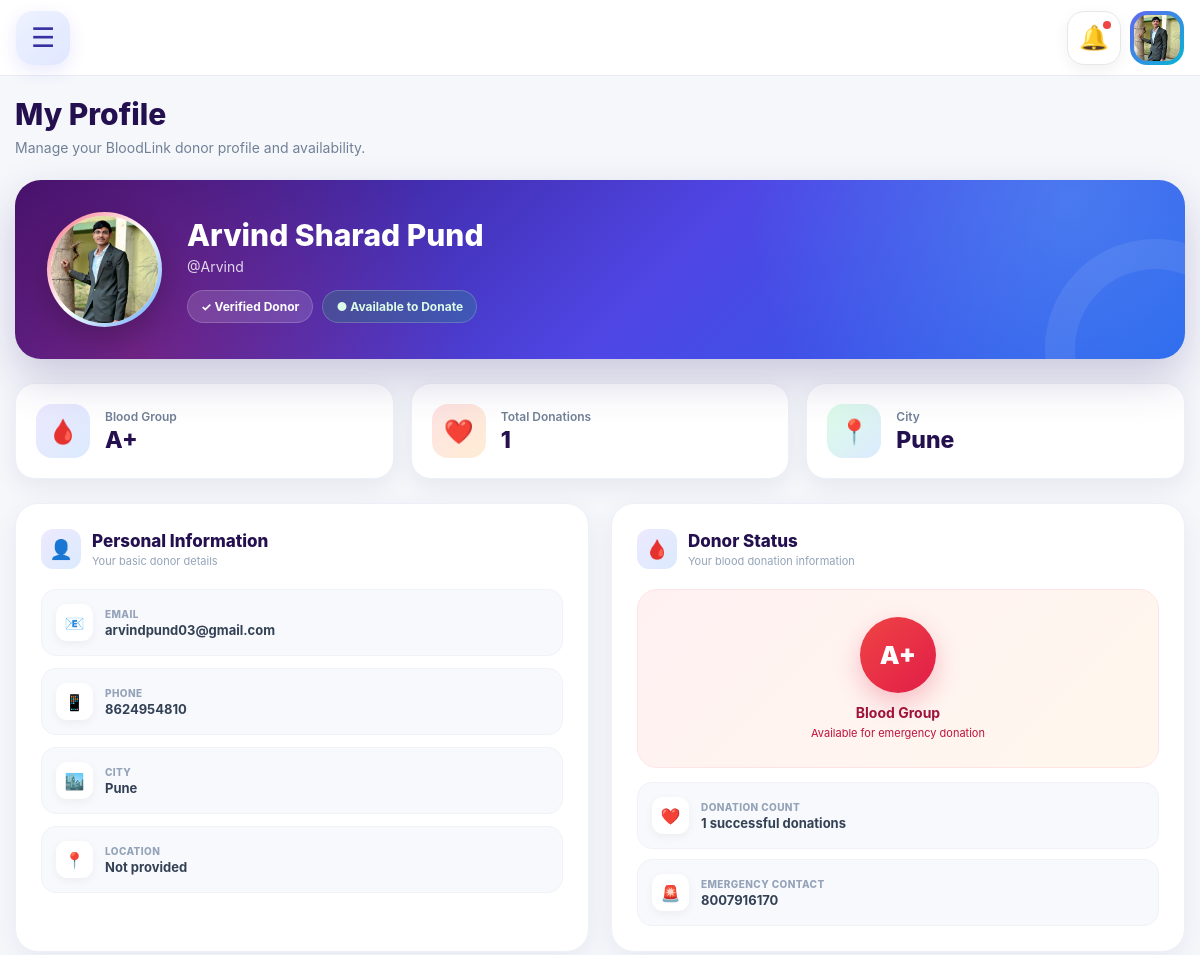
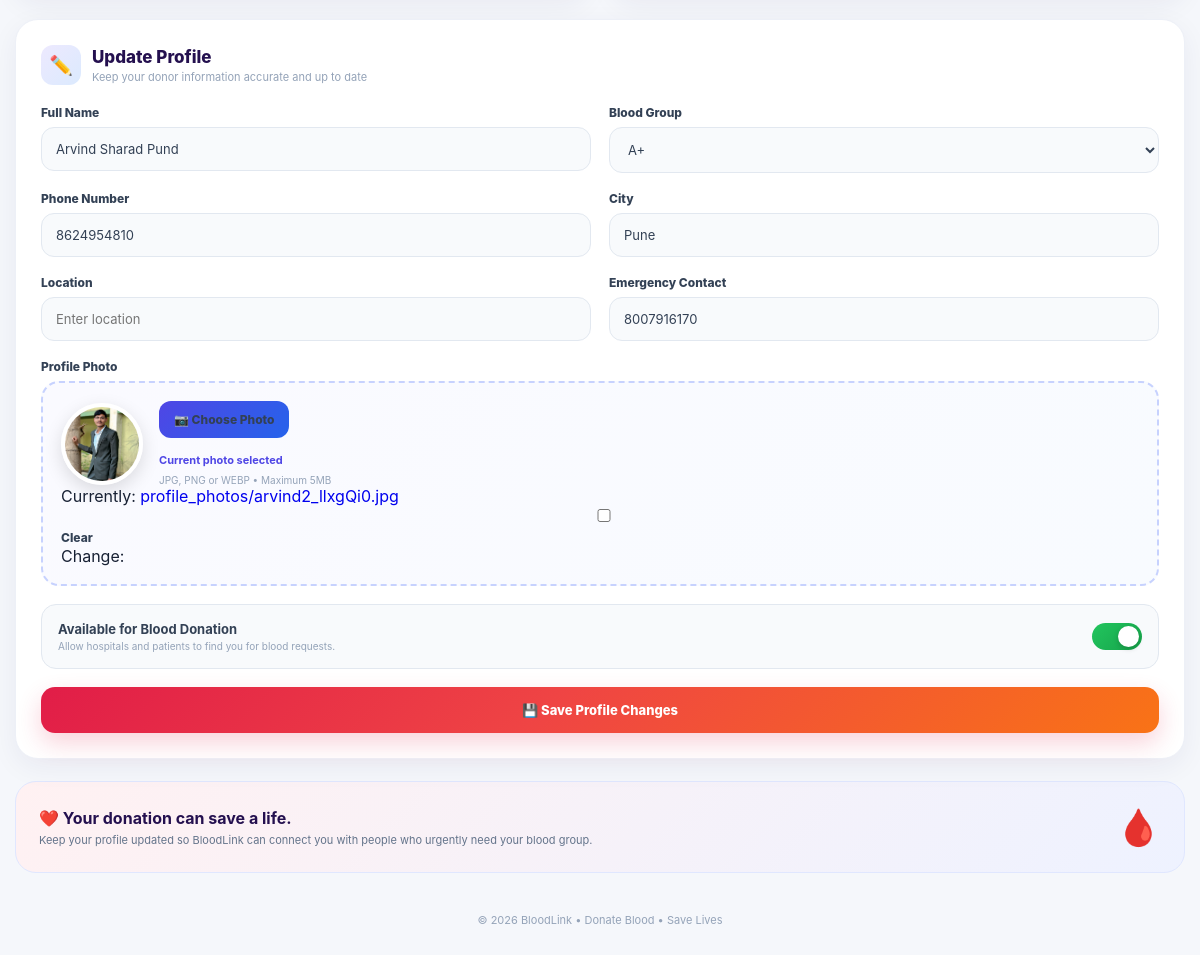
Screenshot of /profile/ (signed in) with the database file from the repository (2 pictures, top to bottom).
### accounts/models.py (models this page shows, shortened)
class UserProfile(models.Model):
    user = models.OneToOneField(
        User,
        on_delete=models.CASCADE
    )
    full_name = models.CharField(
        max_length=100
    )
    blood_group = models.CharField(
        max_length=10
    )
    phone = models.CharField(
        max_length=15
    )
    city = models.CharField(
        max_length=100
    )
    photo = models.ImageField(
        upload_to="profile_photos/",
        blank=True,
        null=True
    )
    emergency_contact = models.CharField(
        max_length=15,
        blank=True
    )
    is_available = models.BooleanField(
        default=True
    )
    location = models.CharField(
        max_length=255,
        blank=True
    )
    donation_count = models.PositiveIntegerField(
        default=0
    )

### accounts/views.py (the view)
# urls.py: path("profile/", views.profile, name="profile"),
@login_required
def profile(request):
    profile_obj, created = UserProfile.objects.get_or_create(
        user=request.user
    )
    if request.method == "POST":
        form = UserProfileForm(
            request.POST,
            request.FILES,
            instance=profile_obj
        )
        if form.is_valid():
            form.save()
            messages.success(
                request,
                "Profile updated successfully!"
            )
            return redirect("profile")
    else:
        form = UserProfileForm(
            instance=profile_obj
        )
    return render(
        request,
        "accounts/profile.html",
        {
            "form": form
        }
    )

### templates/accounts/profile.html (shortened to what this page needs)
{% extends "base.html" %}
{% block content %}
<div class="profile-page">
    <div class="profile-heading">
        <h1>My Profile</h1>
        <p>Manage your BloodLink donor profile and availability.</p>
    </div>
    <section class="profile-hero">
        <div class="hero-content">
            <div class="avatar-wrapper">
                {% if request.user.userprofile.photo %}
                    <img
                        src="{{ request.user.userprofile.photo.url }}"
                        alt="Profile Photo"
                    >
                {% else %}
                    <div class="avatar-placeholder">
                        {{ request.user.first_name|default:request.user.username|first|upper }}
                    </div>
                {% endif %}
            </div>
            <div class="hero-info">
                <h2>
                    {% if request.user.userprofile.full_name %}
                        {{ request.user.userprofile.full_name }}
                    {% else %}
                        {{ request.user.username }}
                    {% endif %}
                </h2>
                <div class="username">
                    @{{ request.user.username }}
                </div>
                <div class="hero-badges">
                    <span class="hero-badge">
                        ✓ Verified Donor
                    </span>
                    {% if request.user.userprofile.is_available %}
                        <span class="hero-badge available">
                            ● Available to Donate
                        </span>
                    {% else %}
                        <span class="hero-badge unavailable">
                            ● Currently Unavailable
                        </span>
                    {% endif %}
                </div>
            </div>
        </div>
    </section>
    <div class="stats-grid">
        <div class="stat-card">
            <div class="stat-icon">🩸</div>
            <div>
                <div class="stat-label">Blood Group</div>
                <div class="stat-value">
                    {{ request.user.userprofile.blood_group|default:"—" }}
                </div>
            </div>
        </div>
        <div class="stat-card">
            <div class="stat-icon">❤️</div>
            <div>
                <div class="stat-label">Total Donations</div>
                <div class="stat-value">
                    {{ request.user.userprofile.donation_count|default:"0" }}
                </div>
            </div>
        </div>
        <div class="stat-card">
            <div class="stat-icon">📍</div>
            <div>
                <div class="stat-label">City</div>
                <div class="stat-value">
                    {{ request.user.userprofile.city|default:"Not Set" }}
                </div>
            </div>
        </div>
    </div>
    <div class="profile-grid">
        <div class="profile-card">
            <div class="card-title">
                <div class="card-title-icon">👤</div>
                <div>
                    <h3>Personal Information</h3>
                    <p>Your basic donor details</p>
                </div>
            </div>
            <div class="info-list">
                <div class="info-row">
                    <div class="info-icon">📧</div>
                    <div>
                        <div class="info-label">Email</div>
                        <div class="info-value">
                            {{ request.user.email|default:"Not provided" }}
                        </div>
                    </div>
                </div>
                <div class="info-row">
                    <div class="info-icon">📱</div>
                    <div>
                        <div class="info-label">Phone</div>
                        <div class="info-value">
                            {{ request.user.userprofile.phone|default:"Not provided" }}
                        </div>
                    </div>
                </div>
                <div class="info-row">
                    <div class="info-icon">🏙️</div>
                    <div>
                        <div class="info-label">City</div>
                        <div class="info-value">
                            {{ request.user.userprofile.city|default:"Not provided" }}
                        </div>
                    </div>
                </div>
                <div class="info-row">
                    <div class="info-icon">📍</div>
                    <div>
                        <div class="info-label">Location</div>
                        <div class="info-value">
                            {{ request.user.userprofile.location|default:"Not provided" }}
                        </div>
                    </div>
                </div>
            </div>
        </div>
        <div class="profile-card">
            <div class="card-title">
                <div class="card-title-icon">🩸</div>
                <div>
                    <h3>Donor Status</h3>
                    <p>Your blood donation information</p>
                </div>
            </div>
            <div class="blood-box">
                <div class="blood-drop">
                    {{ request.user.userprofile.blood_group|default:"?" }}
                </div>
                <h4>Blood Group</h4>
                <p>
                    {% if request.user.userprofile.is_available %}
                        Available for emergency donation
                    {% else %}
                        Currently not available
                    {% endif %}
                </p>
            </div>
            <div style="height:14px;"></div>
            <div class="info-row">
                <div class="info-icon">❤️</div>
                <div>
                    <div class="info-label">
                        Donation Count
                    </div>
                    <div class="info-value">
                        {{ request.user.userprofile.donation_count|default:"0" }}
                        successful donations
                    </div>
                </div>
            </div>
            <div style="height:10px;"></div>
            <div class="info-row">
                <div class="info-icon">🚨</div>
                <div>
                    <div class="info-label">
                        Emergency Contact
                    </div>
                    <div class="info-value">
                        {{ request.user.userprofile.emergency_contact|default:"Not provided" }}
                    </div>
                </div>
            </div>
        </div>
        <div class="profile-card full">
            <div class="card-title">
                <div class="card-title-icon">✏️</div>
                <div>
                    <h3>Update Profile</h3>
                    <p>
                        Keep your donor information accurate and up to date
                    </p>
                </div>
            </div>
            <form
                method="POST"
                enctype="multipart/form-data"
                id="profileForm"
            >
                <div class="form-grid">
                    <div class="form-group">
                        <label for="{{ form.full_name.id_for_label }}">
                            Full Name
                        </label>
                        {{ form.full_name }}
                    </div>
                    <div class="form-group">
                        <label for="{{ form.blood_group.id_for_label }}">
                            Blood Group
                        </label>
                        {{ form.blood_group }}
                    </div>
                    <div class="form-group">
                        <label for="{{ form.phone.id_for_label }}">
                            Phone Number
                        </label>
                        {{ form.phone }}
                    </div>
                    <div class="form-group">
                        <label for="{{ form.city.id_for_label }}">
                            City
                        </label>
                        {{ form.city }}
                    </div>
                    <div class="form-group">
                        <label for="{{ form.location.id_for_label }}">
                            Location
                        </label>
                        {{ form.location }}
                    </div>
                    <div class="form-group">
                        <label for="{{ form.emergency_contact.id_for_label }}">
                            Emergency Contact
                        </label>
                        {{ form.emergency_contact }}
                    </div>
                    <div class="form-group full-width">
                        <label>
                            Profile Photo
                        </label>
                        <div class="photo-upload">
                            <div class="photo-preview-area">
                                {% if request.user.userprofile.photo %}
                                    <img
                                        id="photoPreview"
                                        src="{{ request.user.userprofile.photo.url }}"
                                        alt="Profile Preview"
                                    >
                                {% endif %}
                                <div class="photo-actions">
                                    <label
                                        for="{{ form.photo.id_for_label }}"
                                        class="choose-photo"
                                    >
                                        📷 Choose Photo
                                    </label>
                                    <div
                                        id="fileName"
                                        class="file-name"
                                    >
                                        {% if request.user.userprofile.photo %}
                                            Current photo selected
                                        {% else %}
                                            No photo selected
                                        {% endif %}
                                    </div>
                                    <div class="photo-note">
                                        JPG, PNG or WEBP • Maximum 5MB
                                    </div>
                                </div>
                            </div>
                            {{ form.photo }}
                        </div>
                    </div>
                    <div class="availability-box">
                        <div class="availability-text">
                            <strong>
                                Available for Blood Donation
                            </strong>
                            <span>
                                Allow hospitals and patients to find you
                                for blood requests.
                            </span>
                        </div>
                        <label class="switch">
                            <span class="slider"></span>
                        </label>
                    </div>
                    <button
                        type="submit"
                        class="save-btn"
                    >
                        💾 Save Profile Changes
                    </button>
                </div>
            </form>
        </div>
    </div>
    <div class="profile-cta">
        <div>
            <h3>
                ❤️ Your donation can save a life.
            </h3>
            <p>
                Keep your profile updated so BloodLink can connect you
                with people who urgently need your blood group.
            </p>
        </div>
        <div class="cta-icon">
            🩸
        </div>
    </div>
</div>
{% endblock %}

### templates/base.html (shortened to what this page needs)
{% load static %}
<!DOCTYPE html>
<html lang="en">
<head>
</head>
<body class="{% block body_class %}{% endblock %}">
<div class="bl-app">
    <main class="bl-main">
        <header class="bl-topbar">
            <div class="bl-top-left">
                <button
                    type="button"
                    class="bl-mobile-menu"
                    id="blMobileMenu"
                    aria-label="Open menu"
                >
                    ☰
                </button>
            </div>
            <div class="bl-top-right">
                <a
                    href="/notifications/"
                    class="bl-notification"
                    title="Notifications"
                >
                    🔔
                    <span
                        class="bl-notification-dot"
                    ></span>
                </a>
                <a
                    href="{% if request.user.is_authenticated %}/profile/{% else %}/login/{% endif %}"
                    class="bl-user-chip"
                >
                    <div class="bl-user-avatar">
                        {% if request.user.is_authenticated %}
                            {% if request.user.userprofile.photo %}
                                <img
                                    src="{{ request.user.userprofile.photo.url }}"
                                    alt="Profile"
                                >
                            {% else %}
                                {{ request.user.username|first|upper }}
                            {% endif %}
                        {% else %}
                            👤
                        {% endif %}
                    </div>
                </a>
            </div>
        </header>
        <section class="bl-content">
            {% block content %}{% endblock %}
        </section>
    </main>
    <footer class="bl-footer">
        © {% now "Y" %} BloodLink
        • Donate Blood • Save Lives
    </footer>
</div>
</body>
</html>

### rows the page displays
UserProfile: full_name "Arvind Sharad Pund", blood_group "A+", phone "8624954810", city "Pune", emergency_contact "8007916170"

### other values shown
{{ request.user.userprofile.full_name }} "Arvind Sharad Pund"
{{ request.user.username }} "Arvind"
{{ request.user.userprofile.blood_group|default:"—" }} "A+"
{{ request.user.userprofile.donation_count|default:"0" }} "1"
{{ request.user.userprofile.city|default:"Not Set" }} "Pune"
{{ request.user.email|default:"Not provided" }} "arvindpund03@gmail.com"
{{ request.user.userprofile.phone|default:"Not provided" }} "8624954810"
{{ request.user.userprofile.city|default:"Not provided" }} "Pune"
{{ request.user.userprofile.location|default:"Not provided" }} "Not provided"
{{ request.user.userprofile.blood_group|default:"?" }} "A+"
{{ request.user.userprofile.emergency_contact|default:"Not provided" }} "8007916170"
